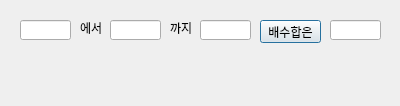
<?xml version="1.0" encoding="UTF-8"?>
<ui version="4.0">
 <class>Dialog</class>
 <widget class="QDialog" name="Dialog">
  <property name="geometry">
   <rect>
    <x>0</x>
    <y>0</y>
    <width>400</width>
    <height>106</height>
   </rect>
  </property>
  <property name="windowTitle">
   <string>Dialog</string>
  </property>
  <widget class="QLineEdit" name="le1">
   <property name="geometry">
    <rect>
     <x>20</x>
     <y>20</y>
     <width>51</width>
     <height>20</height>
    </rect>
   </property>
  </widget>
  <widget class="QLineEdit" name="le2">
   <property name="geometry">
    <rect>
     <x>110</x>
     <y>20</y>
     <width>51</width>
     <height>20</height>
    </rect>
   </property>
  </widget>
  <widget class="QLineEdit" name="le3">
   <property name="geometry">
    <rect>
     <x>200</x>
     <y>20</y>
     <width>51</width>
     <height>20</height>
    </rect>
   </property>
  </widget>
  <widget class="QLineEdit" name="le4">
   <property name="geometry">
    <rect>
     <x>330</x>
     <y>20</y>
     <width>51</width>
     <height>20</height>
    </rect>
   </property>
  </widget>
  <widget class="QLabel" name="lbl1">
   <property name="geometry">
    <rect>
     <x>80</x>
     <y>20</y>
     <width>31</width>
     <height>16</height>
    </rect>
   </property>
   <property name="text">
    <string>에서</string>
   </property>
  </widget>
  <widget class="QLabel" name="lbl2">
   <property name="geometry">
    <rect>
     <x>170</x>
     <y>20</y>
     <width>31</width>
     <height>16</height>
    </rect>
   </property>
   <property name="text">
    <string>까지</string>
   </property>
  </widget>
  <widget class="QPushButton" name="pb">
   <property name="geometry">
    <rect>
     <x>260</x>
     <y>20</y>
     <width>61</width>
     <height>23</height>
    </rect>
   </property>
   <property name="text">
    <string>배수합은</string>
   </property>
  </widget>
 </widget>
 <resources/>
 <connections/>
</ui>
